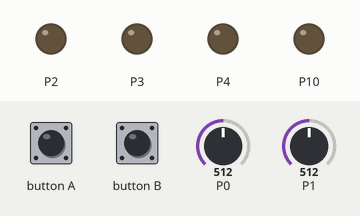
Bench run of a program on a simulated BBC micro:bit (MakeCode). On the bench: output pins drawn as LEDs (lit = HIGH). Dashed ring = blinking. Inputs (shaded band) come from the test bench; at power-on: P0 = 512, P1 = 512 (analog values on the 0–1023 scale).

Above: at 1.2 s.
1.3 s: button A pressed for 0.15 s
At 1.55 s:
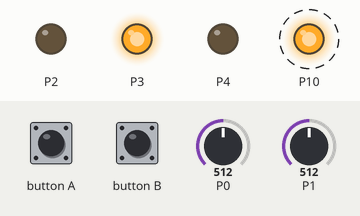
4.3 s: P0 set to 106
7.3 s: P0 set to 90
At 8.2 s:
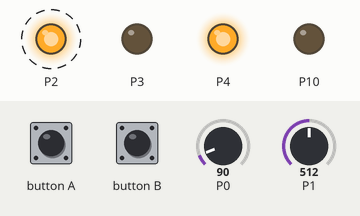
10.3 s: button B pressed for 0.15 s
At 11.8 s:
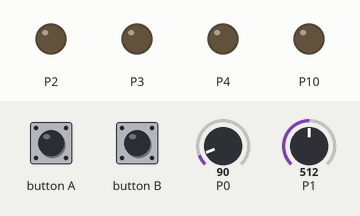
Timing chart, 0 to 13.1 s (numbered marks = the images above; inputs shaded):
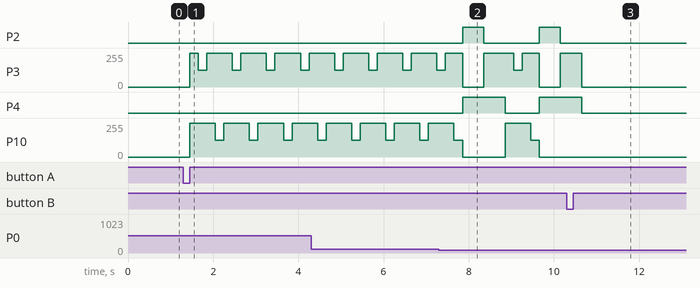

The program:

main.ts
```typescript
function 检测障碍 (左右: number) {
    if (左右 == 0) {
        if (pins.analogReadPin(AnalogPin.P0) < 阈值) {
            return 1
        }
    } else if (左右 == 1) {
        if (pins.analogReadPin(AnalogPin.P1) < 阈值) {
            return 1
        }
    } else {
        if (pins.analogReadPin(AnalogPin.P0) < 阈值 || pins.analogReadPin(AnalogPin.P1) < 阈值) {
            return 1
        }
    }
    return 0
}
function 直行 (前进后退: number) {
    if (前进后退 == 0) {
        pins.analogWritePin(AnalogPin.P4, 0)
        pins.analogWritePin(AnalogPin.P10, 1023)
        pins.analogWritePin(AnalogPin.P2, 0)
        pins.analogWritePin(AnalogPin.P3, 1023)
    } else {
        pins.analogWritePin(AnalogPin.P4, 1023)
        pins.analogWritePin(AnalogPin.P10, 0)
        pins.analogWritePin(AnalogPin.P2, 1023)
        pins.analogWritePin(AnalogPin.P3, 0)
    }
}
input.onButtonPressed(Button.A, function () {
    for (let index = 0; index < 10; index++) {
        if (需要停车 == 1) {
            停车()
            需要停车 = 0
            break;
        }
        直行(0)
        basic.pause(200)
        转弯(0)
        basic.pause(200)
        直行(0)
        basic.pause(200)
        转弯(1)
        basic.pause(200)
        if (检测障碍(2) == 1) {
            直行(1)
            basic.pause(500)
            转圈(1)
            basic.pause(500)
        }
    }
    停车()
})
function 停车 () {
    pins.analogWritePin(AnalogPin.P4, 0)
    pins.analogWritePin(AnalogPin.P10, 0)
    pins.analogWritePin(AnalogPin.P2, 0)
    pins.analogWritePin(AnalogPin.P3, 0)
}
function 转圈 (左右: number) {
    if (左右 == 0) {
        pins.analogWritePin(AnalogPin.P4, 0)
        pins.analogWritePin(AnalogPin.P10, 1023)
        pins.analogWritePin(AnalogPin.P2, 1023)
        pins.analogWritePin(AnalogPin.P3, 0)
    } else {
        pins.analogWritePin(AnalogPin.P4, 1023)
        pins.analogWritePin(AnalogPin.P10, 0)
        pins.analogWritePin(AnalogPin.P2, 0)
        pins.analogWritePin(AnalogPin.P3, 1023)
    }
}
function test () {
    直行(0)
    basic.pause(2000)
    停车()
}
input.onButtonPressed(Button.B, function () {
    需要停车 = 1
})
function 转弯 (左右: number) {
    if (左右 == 0) {
        pins.analogWritePin(AnalogPin.P4, 0)
        pins.analogWritePin(AnalogPin.P10, 1023)
        pins.analogWritePin(AnalogPin.P2, 0)
        pins.analogWritePin(AnalogPin.P3, 500)
    } else {
        pins.analogWritePin(AnalogPin.P4, 0)
        pins.analogWritePin(AnalogPin.P10, 500)
        pins.analogWritePin(AnalogPin.P2, 0)
        pins.analogWritePin(AnalogPin.P3, 1023)
    }
}
let 需要停车 = 0
let 阈值 = 0
led.enable(false)
pins.analogSetPeriod(AnalogPin.P4, 2000)
pins.analogSetPeriod(AnalogPin.P10, 2000)
pins.analogSetPeriod(AnalogPin.P2, 2000)
pins.analogSetPeriod(AnalogPin.P3, 2000)
阈值 = 100
需要停车 = 0
```

test.ts
```typescript
// 在此处测试；当此软件包作为插件使用时，将不会编译此软件包。
```

Measured:
- the behaviour switches between 100 and 99 on P0 (found by bisection; images 1 and 2)
- after the input at 1.3 s, P3: 0/255 → 255/255 after 0.15 s, then repeats every 0.80 s: 125/255 0.20 s, 255/255 0.60 s; P10: alternates 255/255 for 0.60 s and 125/255 for 0.20 s, starting after 0.15 s
- after the input at 7.3 s, P2: alternates HIGH for 0.50 s and LOW for 1.3 s, starting after 0.55 s; P4: LOW → HIGH after 0.55 s, → LOW 1.0 s later, → HIGH 0.80 s later
- after the input at 10.3 s, P2: stays LOW (without the input it goes to HIGH after 1.2 s); P4: goes on until 10.7 s, then stays LOW; P10: stays 0/255 (without the input it goes to 255/255 after 0.35 s)
